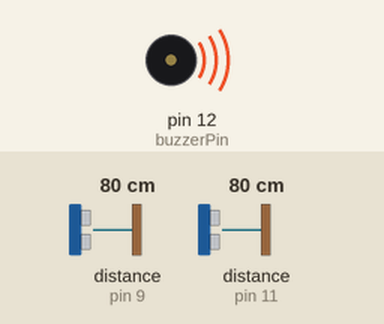
A sketch run on a simulated Arduino Uno, built with avr-gcc and run on an emulated ATmega328P. Parts: buzzer (waves = sounding, pin HIGH). Inputs (shaded band) come from the test bench; at power-on: distance to the obstacle (sensors on pin 9, pin 11) 80 cm. The echo pulse lasts 58.3 µs per cm; what the sketch prints to the serial monitor is not drawn.

Above: at 0.1 s.
Timing chart, 0 to 1.6 s (numbered marks = the images above):
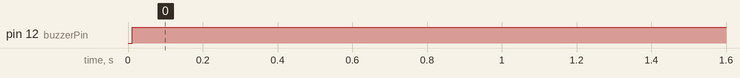

The sketch:

BengalaParaCegoComSensor.ino
```cpp
#include <NewPing.h>

// Definindo os pinos para o sensor ultrassônico e o buzzer
const int trig1 = 8; // Pino do trigger (pino de saída) do sensor ultrassônico
const int echo1 = 9; // Pino do echo (pino de entrada) do sensor ultrassônico

const int trig2 = 10;
const int echo2 = 11;


const int buzzerPin = 12; // Pino do buzzer

// Definindo a distância limite em centímetros
const int limiteDistancia = 100; // Distância limite em cm

// Definindo a instância do sensor ultrassônico
NewPing sonar(trig1, echo1);
NewPing sonar2(trig2, echo2);

void setup() {
  Serial.begin(9600);
  pinMode(buzzerPin, OUTPUT); // Configura o pino do buzzer como saída
}

void loop() {
  int distancia = medirDistancia();
  Serial.print("Distancia: ");
  Serial.print(distancia);
  Serial.println(" cm");

  int distancia2 = medirDistancia2();
  Serial.print("Distancia2: ");
  Serial.print(distancia2);
  Serial.println(" cm");

  if (distancia < limiteDistancia || distancia2 < limiteDistancia) {
    // Se a distância for menor que o limite, aciona o buzzer
    acionarBuzzer();
  } else {
    // Se a distância for maior ou igual ao limite, desliga o buzzer
    desligarBuzzer();
  }

  delay(1000); // Delay pequeno para evitar leituras muito rápidas
}

// Função para medir a distância com o sensor ultrassônico
int medirDistancia() {
  unsigned int distancia = sonar.ping_cm(); // Mede a distância em centímetros

  return distancia;
}

int medirDistancia2() {
  unsigned int distancia2 = sonar2.ping_cm(); // Mede a distância em centímetros

  return distancia2;
}

// Função para acionar o buzzer
void acionarBuzzer() {
  digitalWrite(buzzerPin, HIGH); // Liga o buzzer
  Serial.println("Perigo! Objeto muito próximo!");
}

// Função para desligar o buzzer
void desligarBuzzer() {
  digitalWrite(buzzerPin, LOW); // Desliga o buzzer
}
```

Measured:
- by itself, pin 12 (buzzerPin): LOW → HIGH at 0.01 s
